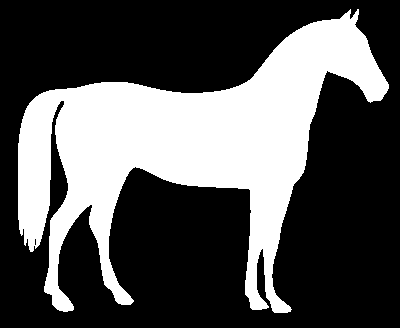
#> input picture src/Morphology/assets/horse2.png, 400 x 328 px
$ python Morphological.py
#> lines starting #> are read from the running program, lines starting #| are printed output that depends on the picture; after the words box and inside, x2 and y2 are one past the last pixel; in counts of white or black regions, pixels touching at a corner belong together
import matplotlib.pyplot as plt
import numpy as np
import os
import cv2 as cv

class Morphological:
    """Class for morphological operations on images."""
    def __init__(self, image):
        #EXPECTS BINARY IMAGE
        self.image = image
        self.width = image.shape[1]
        self.height = image.shape[0]

    # [122 lines left out: functions erode, dilate, open, closing, HitOrMiss, BoundaryExtraction and 2 more, not called in this run]

    def Thining(self):
        """Thinning on the image.
        args: None
        returns: thinned image """
        #Using Zhang-Suen Thinning Algorithm
        thinned_image = cv.ximgproc.thinning(self.image)
        return thinned_image

    def Thickening(self):
        """Thickening on the image.
        args: None
        returns: thickened image """
        #Using Zhang-Suen Thinning Algorithm and inverting the result
        inverted_image = cv.bitwise_not(self.image)
        thickened_image = cv.ximgproc.thinning(inverted_image)
        thickened_image = cv.bitwise_not(thickened_image)
        return thickened_image

    def Skeletonization(self):
        """Skeletonization on the image.
        args: None
        returns: skeletonized image """
        #Using Zhang-Suen Thinning Algorithm
        skeletonized_image = cv.ximgproc.thinning(self.image)
        return skeletonized_image

    def Pruning(self, iterations=1):
        """Pruning on the image.
        args: iterations: number of iterations to prune
        returns: pruned image """
        pruned_image = self.image.copy()
        for _ in range(iterations):
            # Create a copy of the image to store changes
            temp_image = pruned_image.copy()
            # Define the structuring element for pruning
            kernel = np.array([[0, 1, 0],
                               [1, 1, 1],
                               [0, 0, 0]], dtype=np.uint8)
            # Erode the image
            eroded = cv.erode(pruned_image, kernel, iterations=1)
            # Subtract the eroded image from the original to get endpoints
            endpoints = cv.subtract(pruned_image, eroded)
            # Remove endpoints from the original image
            temp_image = cv.subtract(temp_image, endpoints)
            pruned_image = temp_image
        return pruned_image

    def ReconstructionByDilation(self, marker, kernel_size=(3,3)):
        """Reconstruction by dilation on the image.
        args: marker: binary image to be used as marker, kernel_size: size of the structuring element B
        returns: reconstructed image """
        kernel = np.ones(kernel_size, dtype=np.uint8)
        #Complement of the original image
        complement_image = cv.bitwise_not(self.image)

        reconstructed_image = marker.copy()

        while True:
            #Dilate the reconstructed image
            dilated = cv.dilate(reconstructed_image, kernel, iterations=1)
            #Intersect with the complement of the original image
            new_reconstructed = cv.bitwise_and(dilated, complement_image)
            #If no change, break
            if np.array_equal(new_reconstructed, reconstructed_image):
                break
            reconstructed_image = new_reconstructed

        return reconstructed_image

# Test
if __name__ == "__main__":
    original_image = cv.imread('./assets/horse2.png')
#> original_image is the input picture: shape (328, 400, 3); 33.1% white; 1 white region, box (x1, y1, x2, y2) and area: (18, 9, 389, 313) 43412
    test_image = np.zeros((200, 200), dtype=np.uint8)
    cv.rectangle(test_image, (30, 30), (170, 170), 255, -1) # External Square
#> test_image: shape (200, 200); 49.7% white; 1 white region, box (x1, y1, x2, y2) and area: (30, 30, 171, 171) 19881
    cv.rectangle(test_image, (70, 70), (130, 130), 0, -1)   # Internal Hole
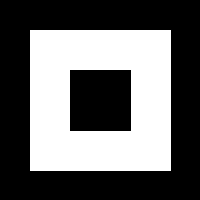
#> test_image: shape (200, 200); 40.4% white; 1 white region, box (x1, y1, x2, y2) and area: (30, 30, 171, 171) 16160

    if original_image is None:
        print("Erro: Img not found.")
    else:
        gray_image = cv.cvtColor(original_image, cv.COLOR_BGR2GRAY)
        _, binary_image = cv.threshold(gray_image, 128, 255, cv.THRESH_BINARY)

        morph = Morphological(binary_image)

        # [16 lines of commented-out code are left out]
        convex_hull_image = morph.Pruning(iterations=3)
#> the loop in Pruning, `for _ in range(iterations):` made 3 passes
#> pass 1, in Pruning, `eroded = cv.erode(pruned_image, kernel, iterations=1)`:
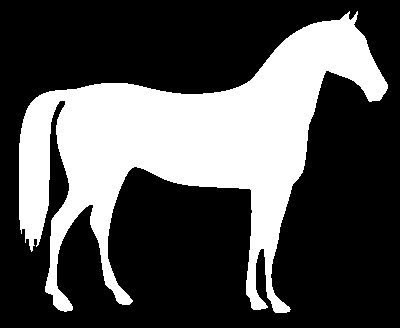
#> eroded: shape (328, 400); 31.7% white; 1 white region, box (x1, y1, x2, y2) and area: (19, 11, 388, 313) 41528
#> pass 1, in Pruning, `endpoints = cv.subtract(pruned_image, eroded)`:
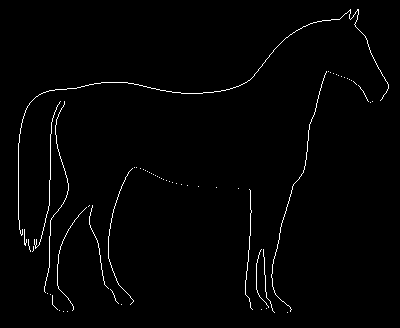
#> endpoints: shape (328, 400); 1.4% white in thin lines or dots, all inside (x1, y1, x2, y2) = (18, 9, 389, 313)
#> after the loop in Pruning, `for _ in range(iterations):`:
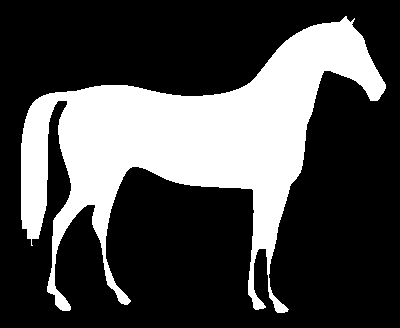
#> pruned_image: shape (328, 400); 28.9% white; 1 white region, box (x1, y1, x2, y2) and area: (21, 16, 386, 313) 37858
        thinned_image = morph.Thining()
#> in Thining, `thinned_image = cv.ximgproc.thinning(self.image)`: thinned_image: shape (328, 400); 0.98% white in thin lines or dots, all inside (x1, y1, x2, y2) = (21, 10, 375, 309)
        thickened_image = morph.Thickening()
#> in Thickening, `thickened_image = cv.ximgproc.thinning(inverted_image)`:
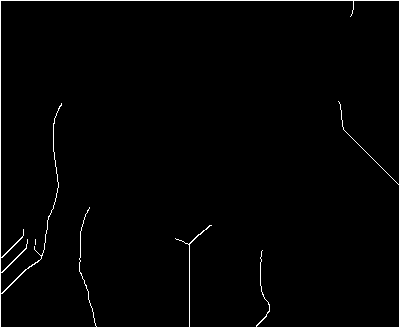
#> thickened_image: shape (328, 400); 1.7% white in thin lines or dots
#> in Thickening, `thickened_image = cv.bitwise_not(thickened_image)`: thickened_image: shape (328, 400); 98.3% white; black in thin lines or dots
        skeletonized_image = morph.Skeletonization()
        reconstructed_image = morph.ReconstructionByDilation(marker=thinned_image, kernel_size=(3,3))
#> the loop in ReconstructionByDilation, `while True:` made 336 passes
#> pass 1, in ReconstructionByDilation, `new_reconstructed = cv.bitwise_and(dilated, complement_image)`:
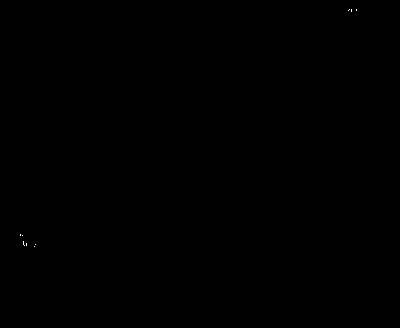
#> new_reconstructed: shape (328, 400); 0.02% white in thin lines or dots, all inside (x1, y1, x2, y2) = (20, 9, 357, 247)
#> after the loop in ReconstructionByDilation, `while True:`:
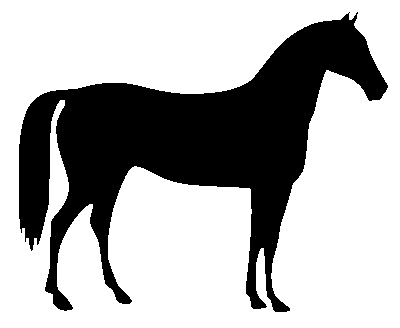
#> dilated: shape (328, 400); 68.9% white; 1 black region, box (x1, y1, x2, y2) and area: (19, 12, 388, 312) 40762


        #Display images
        cv.imshow('Binary img', binary_image)
        # [30 lines of commented-out code are left out]

        cv.waitKey(0)
        cv.destroyAllWindows()
